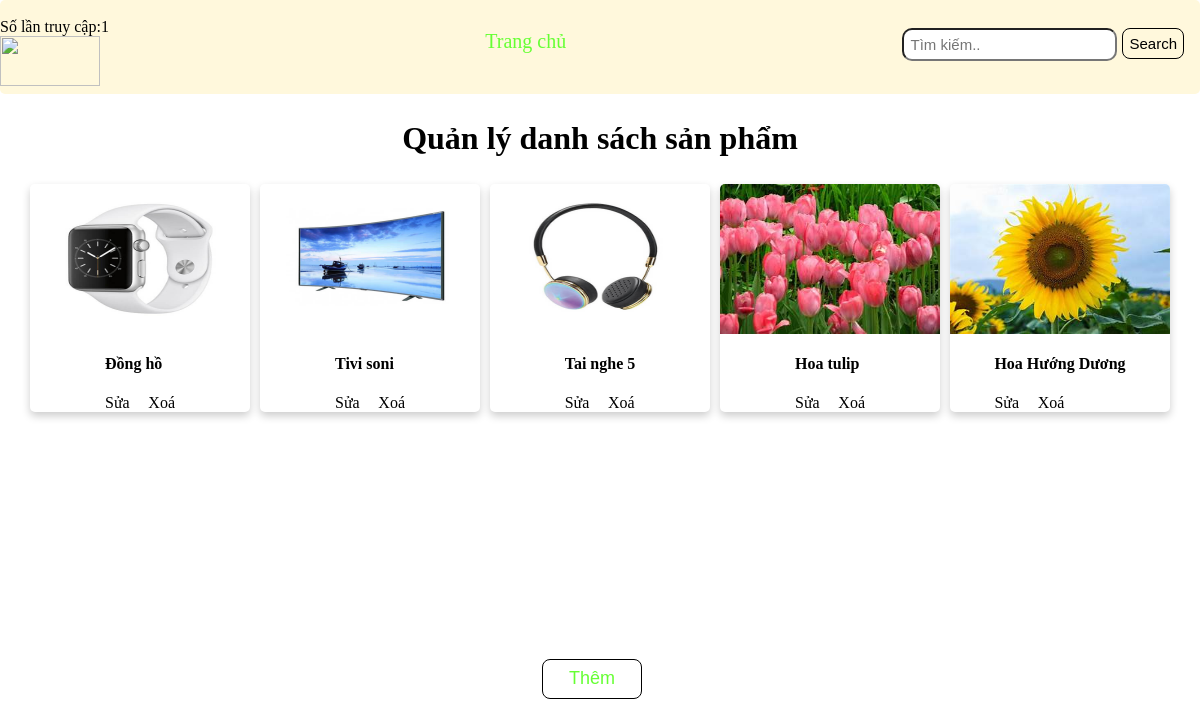
Page /sp.php on the committed database.
### tables this page shows
CREATE TABLE `adproduct` (
  `Ma_loaisp` varchar(50) NOT NULL,
  `ma_sp` varchar(50) NOT NULL,
  `tensp` varchar(100) NOT NULL,
  `anhsp` varchar(255) NOT NULL,
  `motasp` text NOT NULL,
  `gianhap` int(11) NOT NULL,
  `giaxuat` int(11) NOT NULL,
  `khuyenmai` int(11) NOT NULL,
  `soluong` int(11) NOT NULL,
  `ngay_nhap` date NOT NULL
);

### sp.php (the view, shortened to what this page needs)
<?php require_once "./view/header.php"; ?>
<body>
  <?php require_once 'view/header1.php'?>
  <div class="main" >
    <h1>Quản lý danh sách sản phẩm</h1>
    <div class="content">
      <?php
        require_once "connect.php";
        $sql = "SELECT * FROM adproduct";
        $rel = mysqli_query($conn, $sql);
        if(mysqli_num_rows($rel) > 0) {
            while ($r = mysqli_fetch_assoc($rel)) {
                $anhsp = $r['anhsp'];
                $masp = $r['ma_sp'];
                $tensp = $r['tensp'];
                ?>
      <div class="card">
        <img src="public/images/<?php echo $anhsp;?> " width="220px" height="150px" />
        <div class="card-container">
          <h4><?php echo $tensp?></h4>
          <div style="width: 70px;
    display: flex;
    justify-content: space-between;">
            <a href="update_sp.php?id=<?php echo $masp; ?>" style=" color:black">Sửa</a>
            <a href="delete_sp.php?id=<?php echo $masp; ?>" style=" color:black">Xoá</a>
          </div>
        </div>
      </div>
      <?php
            }
        }
        ?>
    </div>
    <div style="display:flex; width:100%; justify-content:center;">
    <button style="width: 100px;
    height: 40px;
    font-size: large;"><a href="adproduct.php">Thêm</a></button>
     </div>
</body>
</html>

### public/stylee.css (style rules this page uses)
body { margin: 0; padding: 0; box-sizing: border-box; }
.main { width: 100%; display: flex; flex-direction: column; align-items: center; }
.content { width: fit-content; display: grid; grid-template-columns: repeat(5, 1fr); grid-template-rows: repeat(2, 1fr); grid-gap: 10px; }
a { text-decoration: none; color: #6F3; }
button { float: right; padding: 6px; margin-top: 8px; margin-right: 16px; background: center; font-size: 15px; border: 1px solid; border-radius: 8px; cursor: pointer; }
.card { box-shadow: 0 4px 8px 0 rgba(0, 0, 0, 0.2); transition: 0.3s; border-radius: 5px; display: flex; flex-direction: column; align-items: center; }
.card > img { border-radius: 5px 5px 0 0; }
h1 { padding: 5px; }

### rows in the picture
adproduct: anhsp (picture), tensp "Đồng hồ"
adproduct: anhsp (picture), tensp "Tivi soni"
adproduct: anhsp (picture), tensp "Tai nghe 5"
adproduct: anhsp (picture), tensp "Hoa tulip"
adproduct: anhsp (picture), tensp "Hoa Hướng Dương"

### other values in the picture
$_SESSION['counter'] "1"
